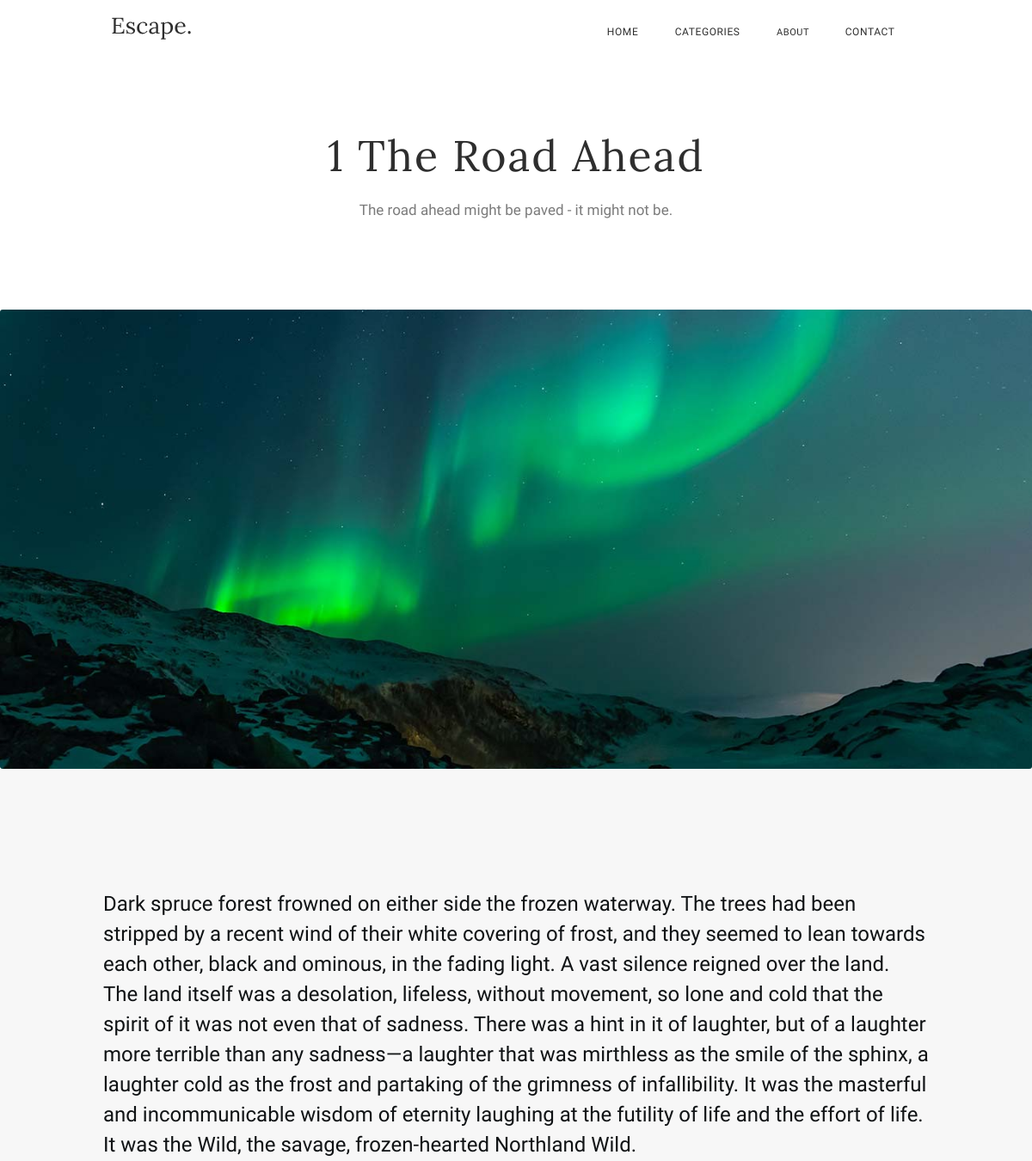
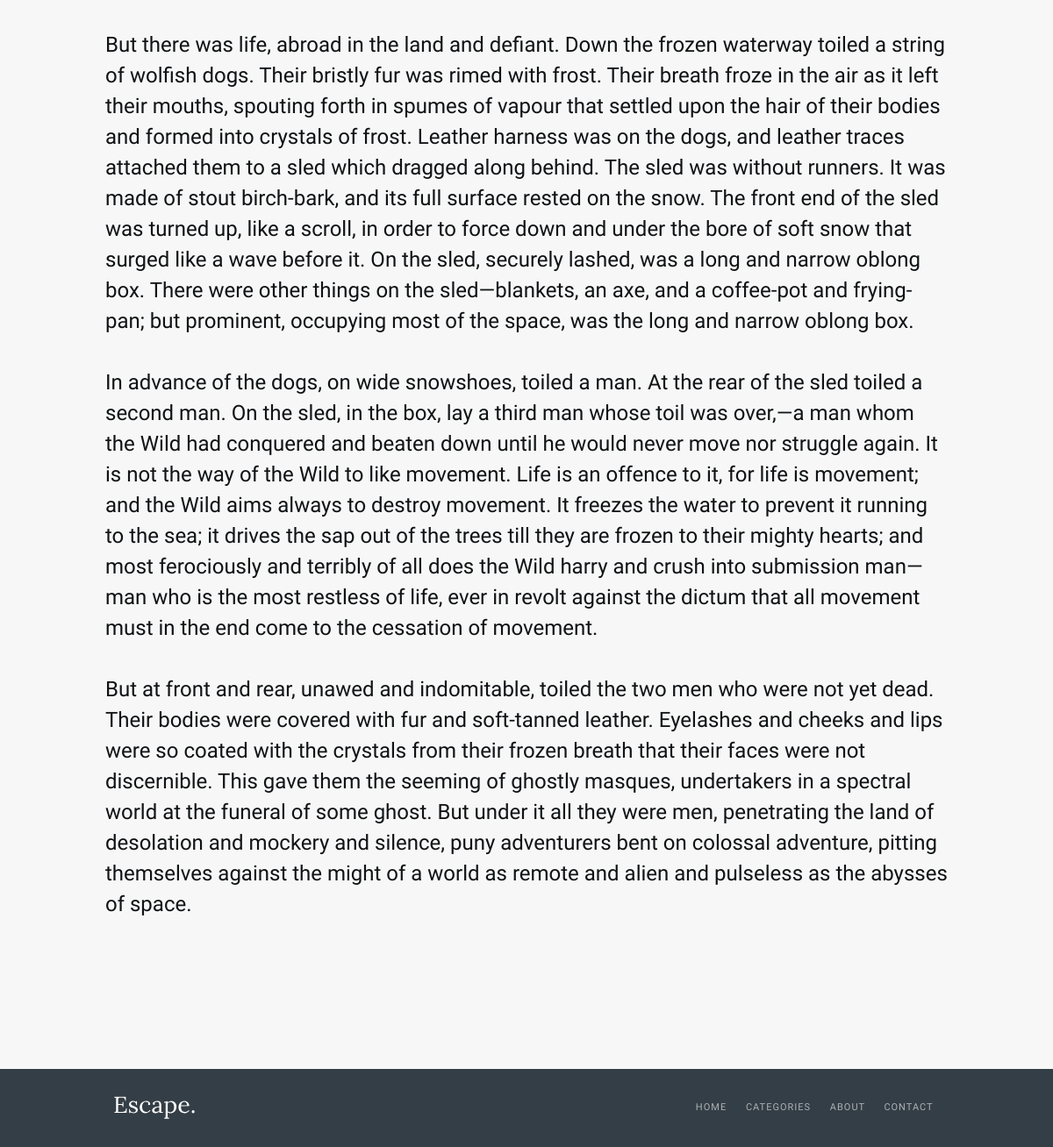
The app's page /post?postId=1 with its own data (2 pictures, top to bottom).
### tables this page shows
CREATE TABLE post (
    id INT AUTO_INCREMENT PRIMARY KEY,
    title VARCHAR(255),
    subtitle VARCHAR(255),
    content TEXT NOT NULL,
    author VARCHAR(255),
    author_url VARCHAR(255),
    publish_date VARCHAR(255),
    image_url VARCHAR(255),
    featured TINYINT(1) DEFAULT 0
);

### post_template.php (the view)
<div class="main-tittle">
    <h1 class="tittle">
        <?= $row['id'] ?>
        <?= $row['title'] ?>
    </h1>
    <h2 class="sub-tittle">
        <?= $row['subtitle'] ?>
    </h2>
</div>
<img class="main-image" src="<?= $row['image_url'] ?>" alt="<?= $row['image_url'] ?>">
<div class="main-block">
    <p class="main-block-text">
        <?= $row['content'] ?>
    </p>
</div>

### CSS/the-road-ahead.css (style rules this page uses)
* { margin: 0; }
.main-tittle { box-sizing: content-box; width: 940px; height: 159px; margin-top: 89px; margin-left: auto; margin-right: auto; text-align: center; }
.tittle { position: relative; width: 498px; height: 51px; bottom: 7px; margin-left: 221px; font-family: Lora, sans-serif; font-size: 50px; font-weight: 400; line-height: 51px; letter-spacing: 2px; color: rgba(46, 46, 46, 1); }
.sub-tittle { position: relative; width: 504px; height: 20px; top: 20px; margin-left: 218px; font-family: Oxygen, sans-serif; font-size: 17px; font-weight: 400; line-height: 20px; letter-spacing: 0em; color: rgba(46, 46, 46, 0.63); }
.main-image { width: 100%; height: 534px; margin-top: 38px; border-radius: 3px; display: block; object-fit: cover; }
.main-block { background-color: rgba(247, 247, 247, 1) }
.main-block-text { width: 960px; margin-left: auto; margin-right: auto; padding-top: 140px; padding-bottom: 135px; font-family: Oxygen, sans-serif; font-size: 24px; font-weight: 400; line-height: 35px; letter-spacing: 0em; text-align: left; color: rgba(16, 19, 21, 1); }

### records on screen
post: id "1", title "The Road Ahead", subtitle "The road ahead might be paved - it might not be.", image_url (picture), content "Dark spruce forest frowned on either side the frozen waterway. The trees had been stripped by a recent wind of their white covering of frost, and they seemed to lean towards each other, black and ominous, in the fading light. A vast silence reigned over the land. The land itself was a desolation, lifeless, without movement, so lone and cold that the spirit of it was not even that of sadness. There was a hint in it of laughter, but of a laughter more terrible than any sadness—a laughter that was mirthless as the smile of the sphinx, a laughter cold as the frost and partaking of the grimness of infallibility. It was the masterful and incommunicable wisdom of eternity laughing at the futility…"
